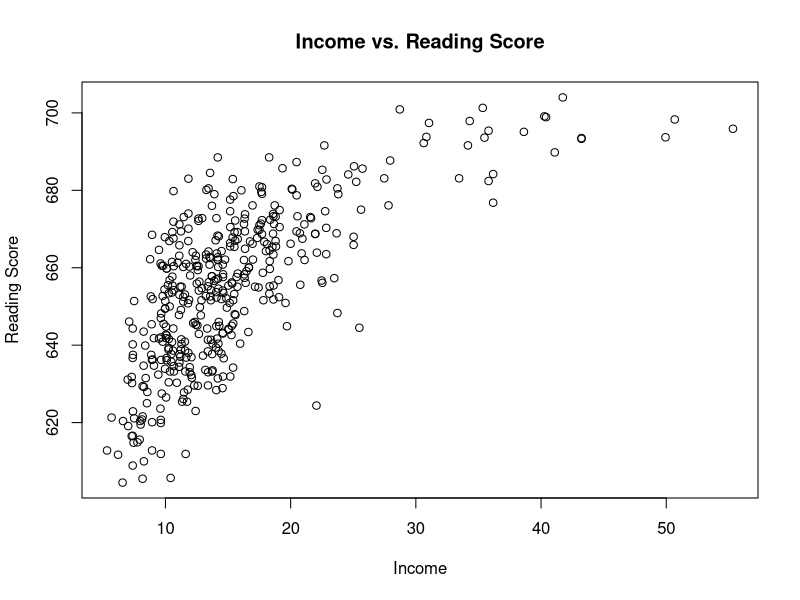
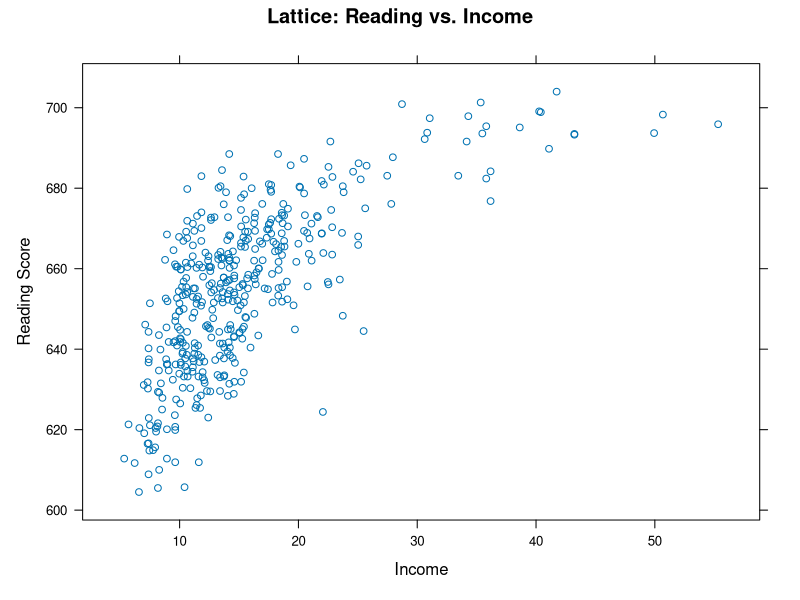
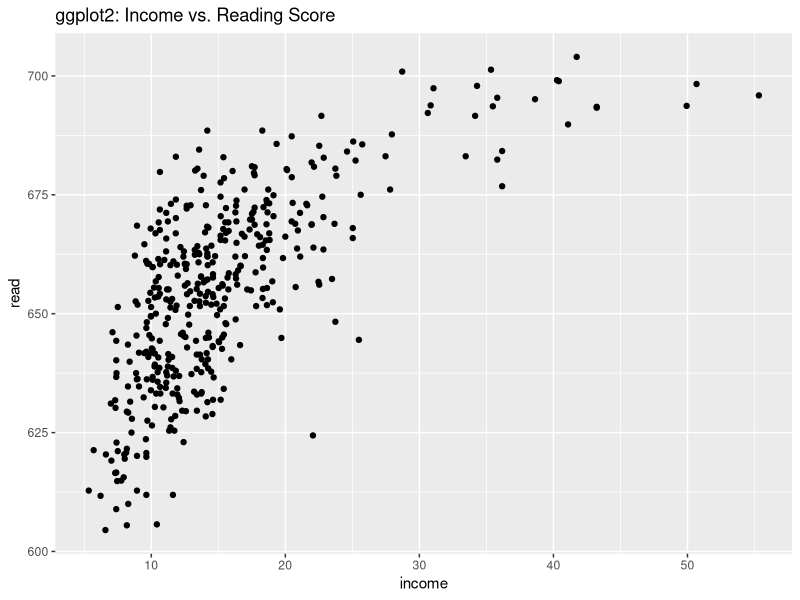

Generate these figures, in order, with R:
library(ggplot2)
install.packages("lattice")
library(lattice)
install.packages("AER")
library(AER)


data("CASchools", package = "AER")

#2 Base R's
plot(CASchools$income, CASchools$read,
     main = "Income vs. Reading Score",
     xlab = "Income",
     ylab = "Reading Score")



#Lattice 
xyplot(read~ income, data = CASchools,
       main = "Lattice: Reading vs. Income",
       xlab = "Income",
       ylab = "Reading Score")


#ggplot2
ggplot(CASchools, aes(x= income, y = read)) + geom_point() + ggtitle("ggplot2: Income vs. Reading Score")
